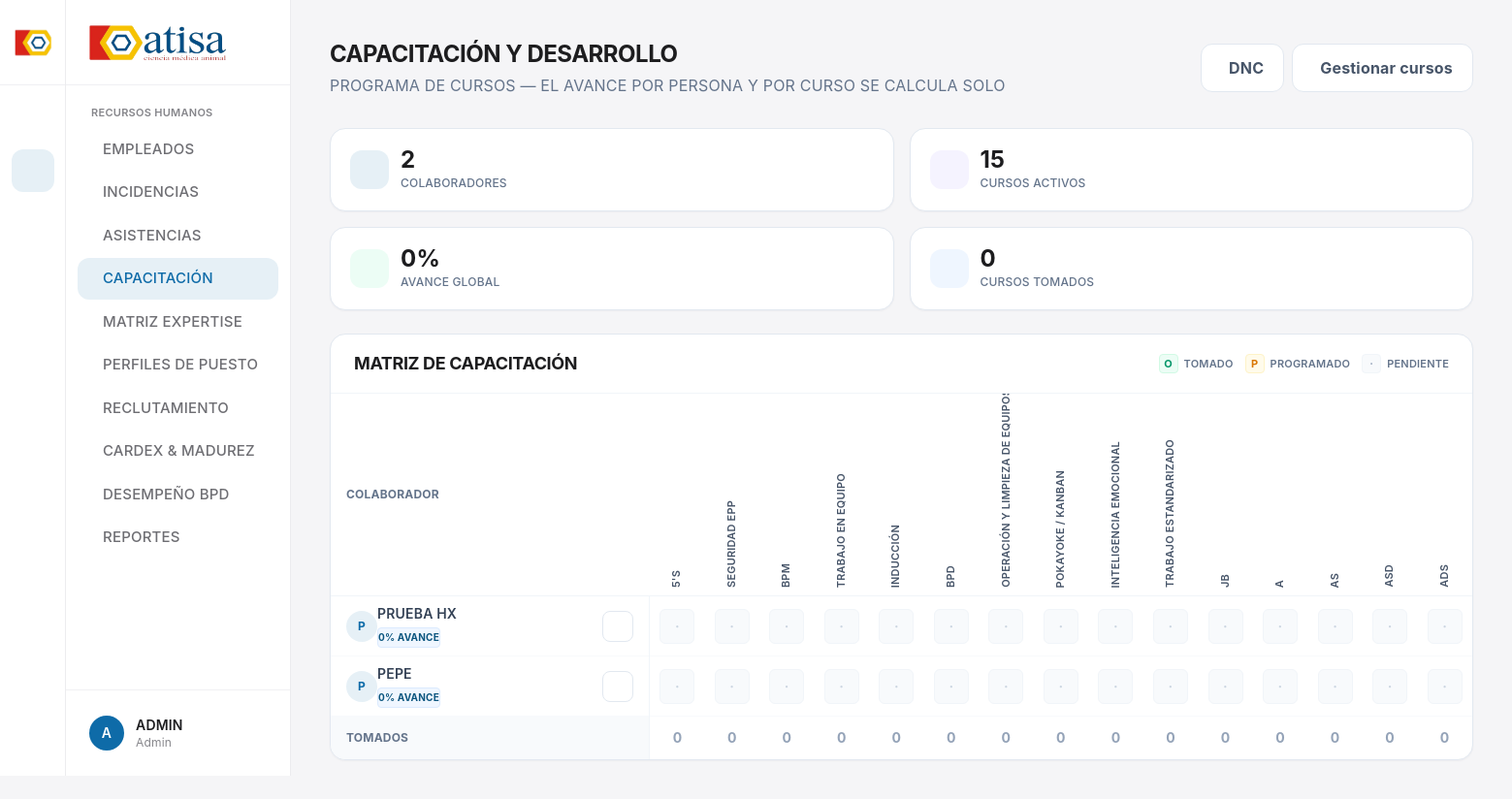
Page /capacitacion (signed in) on the earlier database version.
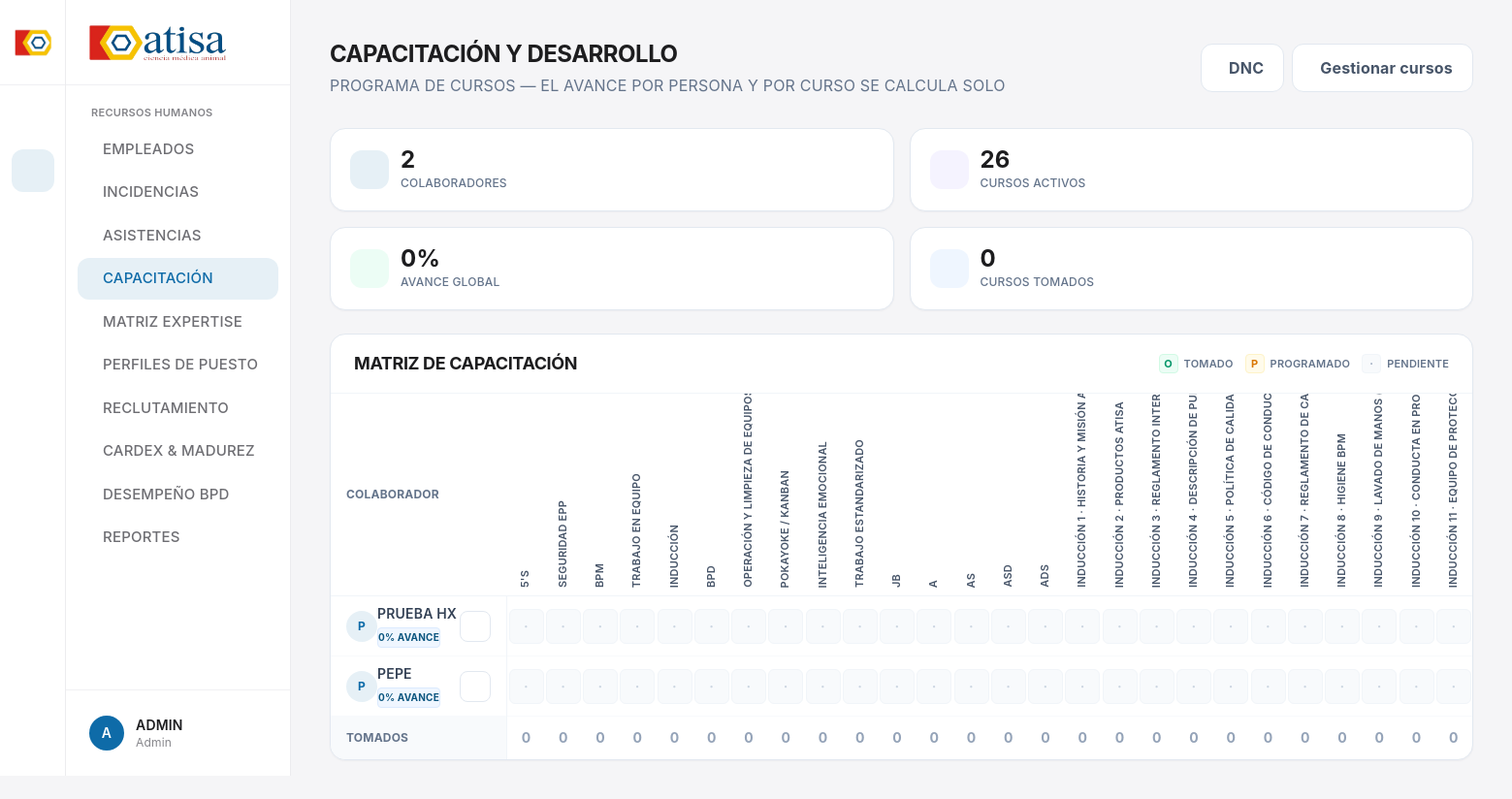
Same page on the later database version.
### tables this page shows
CREATE TABLE cursos (
            id INTEGER PRIMARY KEY AUTOINCREMENT,
            nombre TEXT NOT NULL,
            tipo TEXT DEFAULT 'General',
            orden INTEGER DEFAULT 0,
            activo INTEGER DEFAULT 1
        , categoria TEXT DEFAULT 'Plan Anual', modalidad TEXT, instructor TEXT, fecha_programada TEXT, duracion_horas TEXT, destinatarios TEXT, costo TEXT);

CREATE TABLE usuarios (
            id INTEGER PRIMARY KEY AUTOINCREMENT,
            numero_empleado TEXT UNIQUE NOT NULL,
            nombre_completo TEXT NOT NULL,
            username TEXT UNIQUE NOT NULL,
            password_hash TEXT NOT NULL,
            rol TEXT NOT NULL,
            estatus INTEGER DEFAULT 1
        , puesto TEXT, area TEXT, cumpleanos TEXT, talla_calzado TEXT, fecha_ingreso TEXT, fecha_nacimiento TEXT, curp TEXT, rfc TEXT, nss TEXT, domicilio TEXT, telefono TEXT, correo TEXT, estado_civil TEXT, num_dependientes TEXT, emergencia_nombre TEXT, emergencia_parentesco TEXT, emergencia_telefono TEXT, escolaridad TEXT, cedula_profesional TEXT, jefe_inmediato TEXT, tipo_contrato TEXT, fecha_fin_contrato TEXT, salario_diario TEXT, tipo_jornada TEXT, turno TEXT, infonavit TEXT, fonacot TEXT, banco_clabe TEXT, fecha_baja TEXT, motivo_baja TEXT);

### erp.py (the view)
@app.route('/capacitacion')
@login_required
@requiere_modulo('capacitacion')
def capacitacion():
    conn = get_db_connection()
    cursos = [dict(r) for r in conn.execute(
        "SELECT id, nombre FROM cursos WHERE activo = 1 ORDER BY orden, id").fetchall()]
    empleados = _empleados_activos_no_admin(conn)
    regs = conn.execute("SELECT numero_empleado, curso_id, estatus FROM capacitacion_registro").fetchall()
    conn.close()
    matriz = {}
    for r in regs:
        matriz.setdefault(r['numero_empleado'], {})[r['curso_id']] = r['estatus']
    filas = []
    tomados_por_curso = {c['id']: 0 for c in cursos}
    for emp in empleados:
        num = emp['numero_empleado']
        celdas, tomados = [], 0
        for c in cursos:
            est = matriz.get(num, {}).get(c['id'], 'Pendiente')
            info = ESTADOS_CAP.get(est, ESTADOS_CAP['Pendiente'])
            celdas.append({'curso_id': c['id'], 'estatus': est, **info})
            if est == 'Tomado':
                tomados += 1
                tomados_por_curso[c['id']] += 1
        partes = emp['nombre_completo'].split()
        filas.append({
            'numero_empleado': num,
            'nombre_completo': emp['nombre_completo'],
            'corto': ' '.join(partes[:2]) if partes else emp['nombre_completo'],
            'puesto': emp['puesto'],
            'celdas': celdas,
            'avance': round(tomados / len(cursos) * 100) if cursos else 0,
        })
    total_celdas = len(filas) * len(cursos)
    total_tomados = sum(tomados_por_curso.values())
    kpis = {
        'colaboradores': len(filas),
        'cursos': len(cursos),
        'avance': round(total_tomados / total_celdas * 100) if total_celdas else 0,
        'tomados': total_tomados,
    }
    return render_page('capacitacion.html', cursos=cursos, filas=filas,
                       tomados_por_curso=tomados_por_curso, kpis=kpis, estados=ESTADOS_CAP)

### erp.py (called while the page is built)
def render_page(template, **context):
    layout = '_partial.html' if request.headers.get('HX-Request') else 'base.html'
    return render_template(template, _layout=layout, **context)

def construir_nav(rol):
    arbol = []
    for d in NAV_DEPARTAMENTOS:
        mods = [m for m in d['modulos'] if rol in PERMISOS.get(m[0][1:], [])]
        es_roadmap = len(d['modulos']) == 0
        if mods or (es_roadmap and rol == 'admin'):
            arbol.append({**d, 'modulos_visibles': mods, 'es_roadmap': es_roadmap})
    return arbol

@app.context_processor
def inject_globals():
    return {
        'EMPRESA_NOMBRE': EMPRESA_NOMBRE,
        'EMPRESA_CIUDAD': EMPRESA_CIUDAD,
        'tailwind_estatico': os.path.exists(os.path.join(app.static_folder, 'css', 'tailwind.css')),
        'permisos': PERMISOS,
        'nav_visible': construir_nav(session.get('rol')),
    }

@app.teardown_appcontext
def _cerrar_conexiones_db(exc):
    conns = g.pop('_db_conns', None)
    if conns:
        for c in conns:
            try:
                c.close()
            except Exception:
                pass

### templates/capacitacion.html (shortened to what the changed rows need)
{% extends _layout|default("base.html") %}
{% block content %}
<div class="p-10">
    <header class="flex flex-wrap justify-between items-center gap-4 mb-8">
        <div>
            <h1 class="text-2xl font-bold text-[#1d1d1f]">Capacitación y Desarrollo</h1>
        </div>
    </header>
    {% if filas %}
    <div class="grid grid-cols-2 lg:grid-cols-4 gap-4 mb-6">
        <div class="bg-white rounded-2xl shadow-sm border border-slate-200 p-5"><div class="flex items-center gap-3"><div class="w-10 h-10 rounded-xl bg-[#0e6ba8]/10 text-[#0e6ba8] flex items-center justify-center shrink-0"></div><div><p class="text-2xl font-bold text-[#1d1d1f] leading-none">{{ kpis.colaboradores }}</p><p class="text-xs text-slate-500 font-medium mt-1">Colaboradores</p></div></div></div>
        <div class="bg-white rounded-2xl shadow-sm border border-slate-200 p-5"><div class="flex items-center gap-3"><div class="w-10 h-10 rounded-xl bg-violet-50 text-violet-600 flex items-center justify-center shrink-0"></div><div><p class="text-2xl font-bold text-[#1d1d1f] leading-none">{{ kpis.cursos }}</p><p class="text-xs text-slate-500 font-medium mt-1">Cursos activos</p></div></div></div>
        <div class="bg-white rounded-2xl shadow-sm border border-slate-200 p-5"><div class="flex items-center gap-3"><div class="w-10 h-10 rounded-xl bg-emerald-50 text-emerald-600 flex items-center justify-center shrink-0"></div><div><p class="text-2xl font-bold text-[#1d1d1f] leading-none">{{ kpis.avance }}%</p><p class="text-xs text-slate-500 font-medium mt-1">Avance global</p></div></div></div>
        <div class="bg-white rounded-2xl shadow-sm border border-slate-200 p-5"><div class="flex items-center gap-3"><div class="w-10 h-10 rounded-xl bg-blue-50 text-[#0e6ba8] flex items-center justify-center shrink-0"></div><div><p class="text-2xl font-bold text-[#1d1d1f] leading-none">{{ kpis.tomados }}</p><p class="text-xs text-slate-500 font-medium mt-1">Cursos tomados</p></div></div></div>
    </div>
    <div class="bg-white rounded-2xl shadow-sm border border-slate-200 overflow-hidden">
        <div class="px-6 py-4 border-b border-slate-100 flex items-center justify-between flex-wrap gap-2">
            <h2 class="text-lg font-bold text-[#1d1d1f]">Matriz de Capacitación</h2>
            <div class="flex items-center gap-3 text-[11px] font-semibold text-slate-500">
                <span class="flex items-center gap-1.5"><span class="w-5 h-5 rounded border bg-emerald-50 text-emerald-600 border-emerald-100 flex items-center justify-center font-bold">O</span>Tomado</span>
                <span class="flex items-center gap-1.5"><span class="w-5 h-5 rounded border bg-amber-50 text-amber-600 border-amber-100 flex items-center justify-center font-bold">P</span>Programado</span>
                <span class="flex items-center gap-1.5"><span class="w-5 h-5 rounded border bg-slate-50 text-slate-400 border-slate-100 flex items-center justify-center font-bold">·</span>Pendiente</span>
            </div>
        </div>
        <div class="overflow-x-auto">
            <table class="w-full text-left border-collapse">
                <thead>
                    <tr class="border-b border-slate-100">
                        <th class="px-4 py-3 sticky left-0 bg-white z-20 text-slate-500 text-xs font-bold uppercase w-64">Colaborador</th>
                        {% for c in cursos %}
                        <th class="px-1 py-2 align-bottom w-11"><div class="h-48 flex items-end justify-center"><span class="text-[11px] font-semibold text-slate-600 leading-tight whitespace-nowrap" style="writing-mode:vertical-rl; transform:rotate(180deg);">{{ c.nombre }}</span></div></th>
                        {% endfor %}
                    </tr>
                </thead>
                <tbody>
                    {% for fila in filas %}
                    <tr class="border-b border-slate-50 hover:bg-slate-50/60 transition-colors group">
                        <td class="px-4 py-2 sticky left-0 bg-white group-hover:bg-[#fafafb] z-10 border-r border-slate-100">
                            <div class="flex items-center gap-2.5">
                                <div class="w-8 h-8 rounded-full bg-[#0e6ba8]/10 text-[#0e6ba8] flex items-center justify-center font-bold text-xs uppercase shrink-0">{{ fila.nombre_completo[0] }}</div>
                                <div class="min-w-0 flex-1">
                                    <p class="text-sm font-semibold text-slate-700 truncate">{{ fila.corto }}</p>
                                    <span class="inline-flex items-center text-[10px] font-bold px-1.5 py-0.5 rounded border bg-blue-50 text-azul border-blue-100">{{ fila.avance }}% avance</span>
                                </div>
                                <button type="button" onclick="document.getElementById('modal-cap-{{ fila.numero_empleado }}').classList.remove('hidden')" class="w-8 h-8 rounded-lg border border-slate-200 text-slate-500 hover:bg-[#0e6ba8]/10 hover:text-[#0e6ba8] hover:border-[#0e6ba8] transition-colors shrink-0" title="Editar"></button>
                            </div>
                        </td>
                        {% for cell in fila.celdas %}
                        <td class="px-1 py-2 text-center"><div class="mx-auto w-9 h-9 rounded-md border flex items-center justify-center text-sm font-bold {{ cell.css }}" title="{{ cell.estatus }}">{{ cell.sigla }}</div></td>
                        {% endfor %}
                    </tr>
                    {% endfor %}
                </tbody>
                <tfoot>
                    <tr class="bg-slate-50/70 border-t border-slate-200">
                        <td class="px-4 py-3 sticky left-0 bg-slate-50 z-10 border-r border-slate-100 text-xs font-bold uppercase text-slate-500">Tomados</td>
                        {% for c in cursos %}<td class="px-1 py-3 text-center text-sm font-bold {% if tomados_por_curso[c.id] > 0 %}text-emerald-600{% else %}text-slate-400{% endif %}">{{ tomados_por_curso[c.id] }}</td>{% endfor %}
                    </tr>
                </tfoot>
            </table>
        </div>
    </div>
    {% endif %}
</div>
{% endblock %}

### templates/base.html (shortened to what the changed rows need)
<!DOCTYPE html>
<html lang="es">
<head>
    <link rel="stylesheet" href="{{ url_for('static', filename='css/remixicon.min.css') }}">
    <link rel="stylesheet" href="{{ url_for('static', filename='css/estilos.css') }}">
    <link rel="stylesheet" href="{{ url_for('static', filename='css/all.min.css') }}">
    <link rel="stylesheet" href="{{ url_for('static', filename='css/select-pro.css') }}">
    {% if tailwind_estatico %}
    <link rel="stylesheet" href="{{ url_for('static', filename='css/tailwind.css') }}">
    {% else %}
    <script src="{{ url_for('static', filename='js/tailwind.js') }}"></script>
    {% endif %}
</head>
<body hx-boost="true" hx-ext="preload" hx-target="#content">
    <div id="root">
        <div class="flex min-h-screen bg-[#f5f5f7]">
            {% set _ns = namespace(activo='') %}
            {% for d in nav_visible %}
                {% for ruta, txt, icono, match in d.modulos_visibles %}
                    {% if _ns.activo == '' and (ruta == request.path or (match and request.path.startswith(match))) %}{% set _ns.activo = d.key %}{% endif %}
                {% endfor %}
            {% endfor %}
            {% if _ns.activo == '' and nav_visible %}{% set _ns.activo = nav_visible[0].key %}{% endif %}
            <aside class="fixed left-0 top-0 h-screen w-[300px] flex z-50 select-none">
                <div class="flex-1 min-w-0 bg-white border-r border-[#ececef] flex flex-col">
                    <nav class="flex-1 px-3 py-5 overflow-y-auto">
                        {% for d in nav_visible %}
                        <div data-panel="{{ d.key }}" class="dept-panel {% if d.key != _ns.activo %}hidden{% endif %}">
                            <p class="px-3.5 mb-2 text-[11px] font-semibold uppercase tracking-wide text-[#86868b]">{{ d.nombre }}</p>
                            <div class="space-y-0.5">
                                {% for ruta, txt, icono, match in d.modulos_visibles %}
                                <a href="{{ ruta }}"
                                   data-nav data-match="{{ match }}"
                                   hx-get="{{ ruta }}" hx-target="#content" hx-swap="innerHTML show:window:top"
                                   hx-push-url="true" hx-indicator="#barra-progreso, #content"
                                   preload="mouseover"
                                   class="nav-link w-full flex items-center gap-3 px-3.5 py-2.5 rounded-xl text-[15px] font-medium text-[#6e6e73] hover:bg-[#f3f3f5] hover:text-[#1d1d1f] transition-colors duration-150 whitespace-nowrap">
                                    <span>{{ txt }}</span>
                                </a>
                                {% endfor %}
                            </div>
                        </div>
                        {% endfor %}
                    </nav>
                </div>
            </aside>
            <main class="flex-1 ml-[300px] flex flex-col min-h-screen">
                <div id="content">
                    {% block content %}{% endblock %}
                </div>
            </main>
        </div>
    </div>
</body>
</html>

Differences in the rows shown:
added cursos: nombre "INDUCCIÓN 1 · HISTORIA Y MISIÓN ATISA", tomados_por_curso "0"
added cursos: nombre "INDUCCIÓN 2 · PRODUCTOS ATISA", tomados_por_curso "0"
added cursos: nombre "INDUCCIÓN 3 · REGLAMENTO…", tomados_por_curso "0"
added cursos: nombre "INDUCCIÓN 4 · DESCRIPCIÓN DE PUESTO", tomados_por_curso "0"
added cursos: nombre "INDUCCIÓN 5 · POLÍTICA DE CALIDAD", tomados_por_curso "0"
added cursos: nombre "INDUCCIÓN 6 · CÓDIGO DE CONDUCTA", tomados_por_curso "0"
added cursos: nombre "INDUCCIÓN 7 · REGLAMENTO DE…", tomados_por_curso "0"
added cursos: nombre "INDUCCIÓN 8 · HIGIENE BPM", tomados_por_curso "0"
added cursos: nombre "INDUCCIÓN 9 · LAVADO DE MANOS…", tomados_por_curso "0"
added cursos: nombre "INDUCCIÓN 10 · CONDUCTA EN…", tomados_por_curso "0"
added cursos: nombre "INDUCCIÓN 11 · EQUIPO DE…", tomados_por_curso "0"
Other differences:
{{ kpis.cursos }}: "15" → "26"
